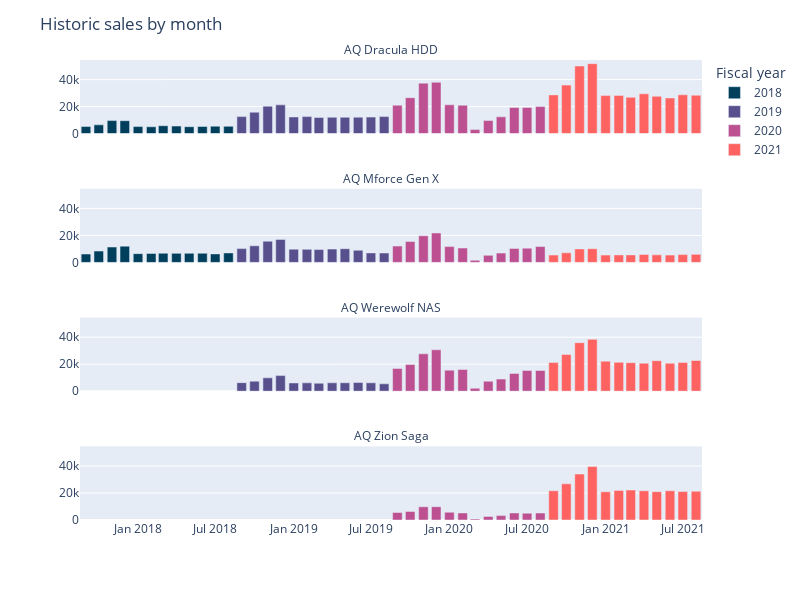

Notebook source saved alongside this figure:
### Markdown cell above
There is a jump in sales in the last months of the year. It happens with all the products.

It shows very clearly if we plot a historic chart.

### Code cell
# Build a stacked bar chart with sales on each year.

fig = px.bar(data_frame=sales_by_month_df,
             x='date',
             y='total_sold',
             facet_col='display_name',
             facet_col_wrap=1,
             color='fiscal_year',
             width =800,
             height=600,
             facet_row_spacing=0.12,

             color_discrete_sequence=custom_colors)

fig.update_yaxes(title='')
fig.update_xaxes(title='')

fig.for_each_annotation(lambda a: a.update(text = a.text.split('=')[1]))

fig.update_layout(
    title='Historic sales by month',
    legend_title_text='Fiscal year'
)
fig.show()

### Figure 1 — Plotly figure (JSON) as saved in the notebook; plotly's stock layout.template omitted (floating-point values rounded to 4 significant figures)
{"data": [{"alignmentgroup": "True", "hovertemplate": "fiscal_year=2018<br>display_name=AQ Dracula HDD<br>date=%{x}<br>total_sold=%{y}<extra></extra>", "legendgroup": "2018", "marker": {"color": "#003f5c", "pattern": {"shape": ""}}, "name": "2018", "offsetgroup": "2018", "orientation": "v", "showlegend": true, "textposition": "auto", "type": "bar", "x": ["2017-09-01", "2017-10-01", "2017-11-01", "2017-12-01", "2018-01-01", "2018-02-01", "2018-03-01", "2018-04-01", "2018-05-01", "2018-06-01", "2018-07-01", "2018-08-01"], "xaxis": "x4", "y": [5237, 6472, 9642, 9572, 5223, 5056, 5838, 5590, 5112, 5254, 5510, 5399], "yaxis": "y4"}, {"alignmentgroup": "True", "hovertemplate": "fiscal_year=2018<br>display_name=AQ Mforce Gen X<br>date=%{x}<br>total_sold=%{y}<extra></extra>", "legendgroup": "2018", "marker": {"color": "#003f5c", "pattern": {"shape": ""}}, "name": "2018", "offsetgroup": "2018", "orientation": "v", "showlegend": false, "textposition": "auto", "type": "bar", "x": ["2017-09-01", "2017-10-01", "2017-11-01", "2017-12-01", "2018-01-01", "2018-02-01", "2018-03-01", "2018-04-01", "2018-05-01", "2018-06-01", "2018-07-01", "2018-08-01"], "xaxis": "x3", "y": [6188, 8388, 11370, 12043, 6490, 6601, 6765, 6692, 6735, 6764, 6311, 7019], "yaxis": "y3"}, {"alignmentgroup": "True", "hovertemplate": "fiscal_year=2019<br>display_name=AQ Dracula HDD<br>date=%{x}<br>total_sold=%{y}<extra></extra>", "legendgroup": "2019", "marker": {"color": "#58508d", "pattern": {"shape": ""}}, "name": "2019", "offsetgroup": "2019", "orientation": "v", "showlegend": true, "textposition": "auto", "type": "bar", "x": ["2018-09-01", "2018-10-01", "2018-11-01", "2018-12-01", "2019-01-01", "2019-02-01", "2019-03-01", "2019-04-01", "2019-05-01", "2019-06-01", "2019-07-01", "2019-08-01"], "xaxis": "x4", "y": [12582, 15863, 20295, 21290, 12342, 12615, 11947, 12094, 12125, 12175, 12228, 12596], "yaxis": "y4"}, {"alignmentgroup": "True", "hovertemplate": "fiscal_year=2019<br>display_name=AQ Mforce Gen X<br>date=%{x}<br>total_sold=%{y}<extra></extra>", "legendgroup": "2019", "marker": {"color": "#58508d", "pattern": {"shape": ""}}, "name": "2019", "offsetgroup": "2019", "orientation": "v", "showlegend": false, "textposition": "auto", "type": "bar", "x": ["2018-09-01", "2018-10-01", "2018-11-01", "2018-12-01", "2019-01-01", "2019-02-01", "2019-03-01", "2019-04-01", "2019-05-01", "2019-06-01", "2019-07-01", "2019-08-01"], "xaxis": "x3", "y": [10209, 12303, 15721, 17051, 9826, 9696, 9522, 9872, 10156, 8994, 7051, 6960], "yaxis": "y3"}, {"alignmentgroup": "True", "hovertemplate": "fiscal_year=2019<br>display_name=AQ Werewolf NAS<br>date=%{x}<br>total_sold=%{y}<extra></extra>", "legendgroup": "2019", "marker": {"color": "#58508d", "pattern": {"shape": ""}}, "name": "2019", "offsetgroup": "2019", "orientation": "v", "showlegend": false, "textposition": "auto", "type": "bar", "x": ["2018-09-01", "2018-10-01", "2018-11-01", "2018-12-01", "2019-01-01", "2019-02-01", "2019-03-01", "2019-04-01", "2019-05-01", "2019-06-01", "2019-07-01", "2019-08-01"], "xaxis": "x2", "y": [6349, 7446, 9886, 11564, 6105, 6201, 5886, 6210, 6239, 6414, 6217, 5489], "yaxis": "y2"}, {"alignmentgroup": "True", "hovertemplate": "fiscal_year=2020<br>display_name=AQ Dracula HDD<br>date=%{x}<br>total_sold=%{y}<extra></extra>", "legendgroup": "2020", "marker": {"color": "#bc5090", "pattern": {"shape": ""}}, "name": "2020", "offsetgroup": "2020", "orientation": "v", "showlegend": true, "textposition": "auto", "type": "bar", "x": ["2019-09-01", "2019-10-01", "2019-11-01", "2019-12-01", "2020-01-01", "2020-02-01", "2020-03-01", "2020-04-01", "2020-05-01", "2020-06-01", "2020-07-01", "2020-08-01"], "xaxis": "x4", "y": [21057, 26592, 37368, 38007, 21387, 21013, 2978, 9650, 12399, 19325, 19425, 20041], "yaxis": "y4"}, {"alignmentgroup": "True", "hovertemplate": "fiscal_year=2020<br>display_name=AQ Mforce Gen X<br>date=%{x}<br>total_sold=%{y}<extra></extra>", "legendgroup": "2020", "marker": {"color": "#bc5090", "pattern": {"shape": ""}}, "name": "2020", "offsetgroup": "2020", "orientation": "v", "showlegend": false, "textposition": "auto", "type": "bar", "x": ["2019-09-01", "2019-10-01", "2019-11-01", "2019-12-01", "2020-01-01", "2020-02-01", "2020-03-01", "2020-04-01", "2020-05-01", "2020-06-01", "2020-07-01", "2020-08-01"], "xaxis": "x3", "y": [12119, 15463, 19745, 21810, 11700, 10634, 1602, 5229, 6874, 10386, 10555, 11752], "yaxis": "y3"}, {"alignmentgroup": "True", "hovertemplate": "fiscal_year=2020<br>display_name=AQ Werewolf NAS<br>date=%{x}<br>total_sold=%{y}<extra></extra>", "legendgroup": "2020", "marker": {"color": "#bc5090", "pattern": {"shape": ""}}, "name": "2020", "offsetgroup": "2020", "orientation": "v", "showlegend": false, "textposition": "auto", "type": "bar", "x": ["2019-09-01", "2019-10-01", "2019-11-01", "2019-12-01", "2020-01-01", "2020-02-01", "2020-03-01", "2020-04-01", "2020-05-01", "2020-06-01", "2020-07-01", "2020-08-01"], "xaxis": "x2", "y": [16848, 19716, 27680, 30699, 15591, 16040, 2151, 7379, 8973, 13182, 15380, 15332], "yaxis": "y2"}, {"alignmentgroup": "True", "hovertemplate": "fiscal_year=2020<br>display_name=AQ Zion Saga<br>date=%{x}<br>total_sold=%{y}<extra></extra>", "legendgroup": "2020", "marker": {"color": "#bc5090", "pattern": {"shape": ""}}, "name": "2020", "offsetgroup": "2020", "orientation": "v", "showlegend": false, "textposition": "auto", "type": "bar", "x": ["2019-09-01", "2019-10-01", "2019-11-01", "2019-12-01", "2020-01-01", "2020-02-01", "2020-03-01", "2020-04-01", "2020-05-01", "2020-06-01", "2020-07-01", "2020-08-01"], "xaxis": "x", "y": [5534, 6287, 9783, 9838, 5756, 5241, 742, 2647, 3247, 5235, 5024, 5168], "yaxis": "y"}, {"alignmentgroup": "True", "hovertemplate": "fiscal_year=2021<br>display_name=AQ Dracula HDD<br>date=%{x}<br>total_sold=%{y}<extra></extra>", "legendgroup": "2021", "marker": {"color": "#ff6361", "pattern": {"shape": ""}}, "name": "2021", "offsetgroup": "2021", "orientation": "v", "showlegend": true, "textposition": "auto", "type": "bar", "x": ["2020-09-01", "2020-10-01", "2020-11-01", "2020-12-01", "2021-01-01", "2021-02-01", "2021-03-01", "2021-04-01", "2021-05-01", "2021-06-01", "2021-07-01", "2021-08-01"], "xaxis": "x4", "y": [28694, 35933, 50056, 51811, 28161, 28305, 26895, 29475, 27650, 26412, 28745, 28438], "yaxis": "y4"}, {"alignmentgroup": "True", "hovertemplate": "fiscal_year=2021<br>display_name=AQ Mforce Gen X<br>date=%{x}<br>total_sold=%{y}<extra></extra>", "legendgroup": "2021", "marker": {"color": "#ff6361", "pattern": {"shape": ""}}, "name": "2021", "offsetgroup": "2021", "orientation": "v", "showlegend": false, "textposition": "auto", "type": "bar", "x": ["2020-09-01", "2020-10-01", "2020-11-01", "2020-12-01", "2021-01-01", "2021-02-01", "2021-03-01", "2021-04-01", "2021-05-01", "2021-06-01", "2021-07-01", "2021-08-01"], "xaxis": "x3", "y": [5421, 7129, 10007, 10167, 5400, 5564, 5562, 5874, 5580, 5424, 5768, 5961], "yaxis": "y3"}, {"alignmentgroup": "True", "hovertemplate": "fiscal_year=2021<br>display_name=AQ Werewolf NAS<br>date=%{x}<br>total_sold=%{y}<extra></extra>", "legendgroup": "2021", "marker": {"color": "#ff6361", "pattern": {"shape": ""}}, "name": "2021", "offsetgroup": "2021", "orientation": "v", "showlegend": false, "textposition": "auto", "type": "bar", "x": ["2020-09-01", "2020-10-01", "2020-11-01", "2020-12-01", "2021-01-01", "2021-02-01", "2021-03-01", "2021-04-01", "2021-05-01", "2021-06-01", "2021-07-01", "2021-08-01"], "xaxis": "x2", "y": [21216, 27228, 35962, 38406, 22242, 21393, 21152, 20742, 22597, 20728, 21291, 22748], "yaxis": "y2"}, {"alignmentgroup": "True", "hovertemplate": "fiscal_year=2021<br>display_name=AQ Zion Saga<br>date=%{x}<br>total_sold=%{y}<extra></extra>", "legendgroup": "2021", "marker": {"color": "#ff6361", "pattern": {"shape": ""}}, "name": "2021", "offsetgroup": "2021", "orientation": "v", "showlegend": false, "textposition": "auto", "type": "bar", "x": ["2020-09-01", "2020-10-01", "2020-11-01", "2020-12-01", "2021-01-01", "2021-02-01", "2021-03-01", "2021-04-01", "2021-05-01", "2021-06-01", "2021-07-01", "2021-08-01"], "xaxis": "x", "y": [21660, 26818, 34031, 39566, 20906, 21941, 22216, 21677, 20987, 21655, 21080, 21269], "yaxis": "y"}], "layout": {"annotations": [{"font": {}, "showarrow": false, "text": "AQ Zion Saga", "x": 0.5, "xanchor": "center", "xref": "paper", "y": 0.16, "yanchor": "bottom", "yref": "paper"}, {"font": {}, "showarrow": false, "text": "AQ Werewolf NAS", "x": 0.5, "xanchor": "center", "xref": "paper", "y": 0.44, "yanchor": "bottom", "yref": "paper"}, {"font": {}, "showarrow": false, "text": "AQ Mforce Gen X", "x": 0.5, "xanchor": "center", "xref": "paper", "y": 0.72, "yanchor": "bottom", "yref": "paper"}, {"font": {}, "showarrow": false, "text": "AQ Dracula HDD", "x": 0.5, "xanchor": "center", "xref": "paper", "y": 1, "yanchor": "bottom", "yref": "paper"}], "barmode": "relative", "height": 600, "legend": {"title": {"text": "Fiscal year"}, "tracegroupgap": 0}, "margin": {"t": 60}, "title": {"text": "Historic sales by month"}, "width": 800, "xaxis": {"anchor": "y", "domain": [0, 1], "title": {"text": ""}}, "xaxis2": {"anchor": "y2", "domain": [0, 1], "matches": "x", "showticklabels": false, "title": {"text": ""}}, "xaxis3": {"anchor": "y3", "domain": [0, 1], "matches": "x", "showticklabels": false, "title": {"text": ""}}, "xaxis4": {"anchor": "y4", "domain": [0, 1], "matches": "x", "showticklabels": false, "title": {"text": ""}}, "yaxis": {"anchor": "x", "domain": [0, 0.16], "title": {"text": ""}}, "yaxis2": {"anchor": "x2", "domain": [0.28, 0.44], "matches": "y", "title": {"text": ""}}, "yaxis3": {"anchor": "x3", "domain": [0.56, 0.72], "matches": "y", "title": {"text": ""}}, "yaxis4": {"anchor": "x4", "domain": [0.84, 1], "matches": "y", "title": {"text": ""}}}}
